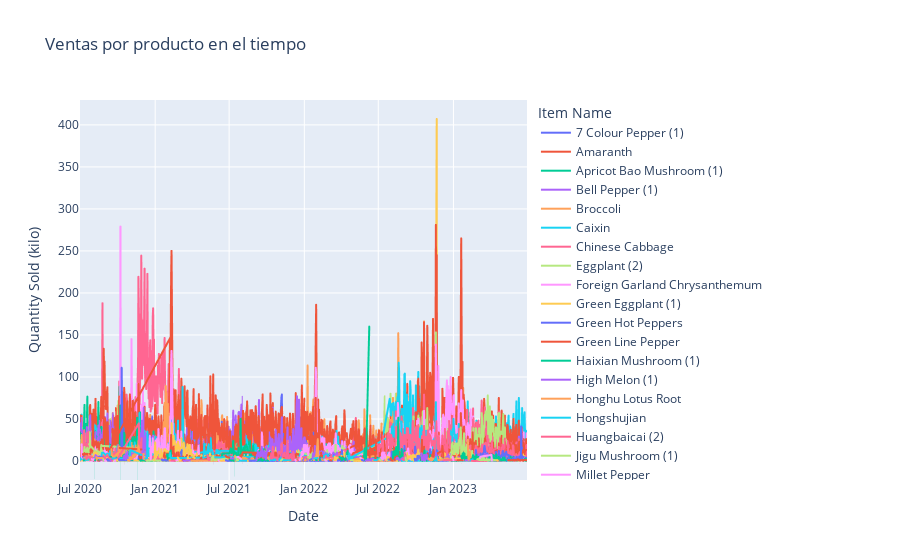

Here is the notebook cell this chart was saved with:
### Markdown cell above
### Time series by product

### Code cell
df_serie = df_profitable.groupby(['Date', 'Item Name'])['Quantity Sold (kilo)'].sum().reset_index()

fig = px.line(df_serie, x='Date', y='Quantity Sold (kilo)', color='Item Name', title='Ventas por producto en el tiempo')
fig.show()
